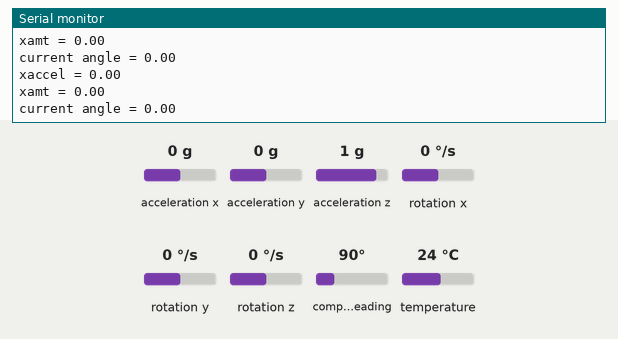
This sketch was run on a simulated Arduino Leonardo, built with avr-gcc and run on an emulated ATmega32U4. Parts: the last lines printed to the serial monitor. Inputs (shaded band) come from the test bench; at power-on: acceleration x 0 g, acceleration y 0 g, acceleration z 1 g, rotation x 0 °/s, rotation y 0 °/s, rotation z 0 °/s, compass heading 90°, temperature 24 °C.

Above: at 1.3 s.
1.4 s: acceleration x set to -1.4 g
At 1.9 s:
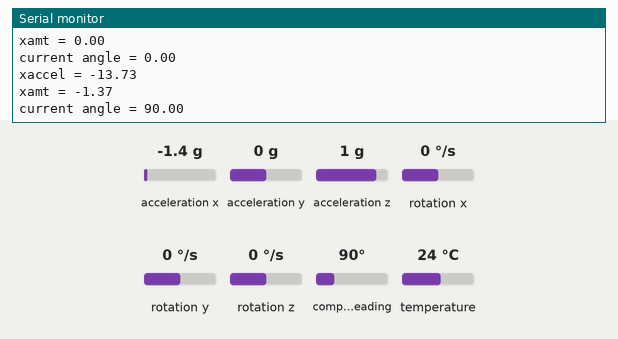
2.9 s: acceleration x set to -0.8 g
At 3.5 s:
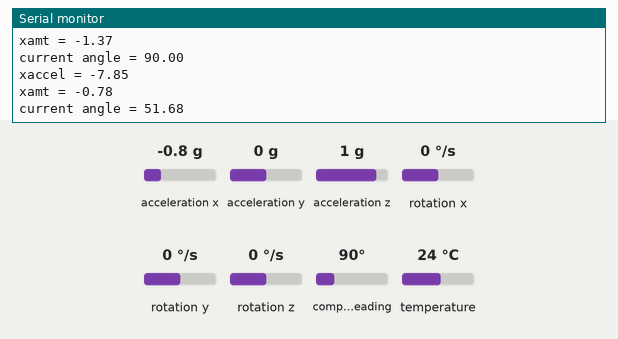
Timing chart, 0 to 5.9 s (numbered marks = the images above; inputs shaded):
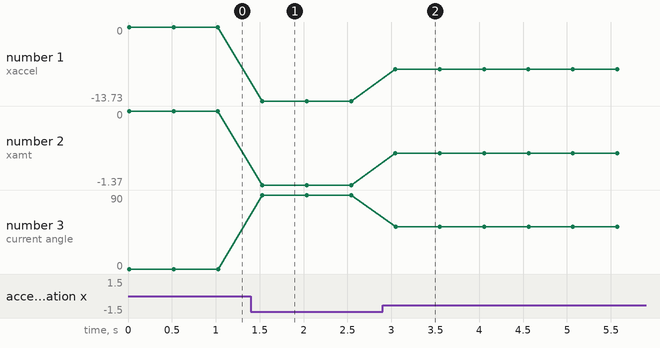

Measured:
- after the input at 1.4 s, the serial monitor: prints a new line after 0.13 s (image 1)
- after the input at 2.9 s, the serial monitor: prints a new line after 0.15 s (image 2)
- plotted number 1: 0 → -13.73 after the input at 1.4 s, -13.73 → -7.85 after the input at 2.9 s
- plotted number 2: 0 → -1.37 after the input at 1.4 s, -1.37 → -0.78 after the input at 2.9 s
- plotted number 3: 0 → 90 after the input at 1.4 s, 90 → 51.68 after the input at 2.9 s

The sketch:

accelerometer_test.ino
```cpp
#include <Wire.h>
#include <SPI.h>
#include <Adafruit_LSM9DS1.h>
#include <Adafruit_Sensor.h>  // not used in this demo but required!

// i2c
Adafruit_LSM9DS1 lsm = Adafruit_LSM9DS1();

#define LSM9DS1_SCK A5
#define LSM9DS1_MISO 12
#define LSM9DS1_MOSI A4
#define LSM9DS1_XGCS 6
#define LSM9DS1_MCS 5
// You can also use software SPI
//Adafruit_LSM9DS1 lsm = Adafruit_LSM9DS1(LSM9DS1_SCK, LSM9DS1_MISO, LSM9DS1_MOSI, LSM9DS1_XGCS, LSM9DS1_MCS);
// Or hardware SPI! In this case, only CS pins are passed in
//Adafruit_LSM9DS1 lsm = Adafruit_LSM9DS1(LSM9DS1_XGCS, LSM9DS1_MCS);


void setupSensor()
{
  // 1.) Set the accelerometer range
  lsm.setupAccel(lsm.LSM9DS1_ACCELRANGE_2G);
  //lsm.setupAccel(lsm.LSM9DS1_ACCELRANGE_4G);
  //lsm.setupAccel(lsm.LSM9DS1_ACCELRANGE_8G);
  //lsm.setupAccel(lsm.LSM9DS1_ACCELRANGE_16G);

  // 2.) Set the magnetometer sensitivity
  lsm.setupMag(lsm.LSM9DS1_MAGGAIN_4GAUSS);
  //lsm.setupMag(lsm.LSM9DS1_MAGGAIN_8GAUSS);
  //lsm.setupMag(lsm.LSM9DS1_MAGGAIN_12GAUSS);
  //lsm.setupMag(lsm.LSM9DS1_MAGGAIN_16GAUSS);

  // 3.) Setup the gyroscope
  lsm.setupGyro(lsm.LSM9DS1_GYROSCALE_245DPS);
  //lsm.setupGyro(lsm.LSM9DS1_GYROSCALE_500DPS);
  //lsm.setupGyro(lsm.LSM9DS1_GYROSCALE_2000DPS);
}


void setup()
{
  Serial.begin(9600);

  while (!Serial) {
    delay(1); // will pause Zero, Leonardo, etc until serial console opens
  }

  Serial.println("Accelerometer test");

  // Try to initialise and warn if we couldn't detect the chip
  if (!lsm.begin())
  {
    Serial.println("Oops ... unable to initialize the LSM9DS1. Check your wiring!");
    while (1);
  }
  Serial.println("Found LSM9DS1 9DOF");

  // helper to just set the default scaling we want, see above!
  setupSensor();
}

void loop()
{
  lsm.read();  /* ask it to read in the data */

  /* Get a new sensor event */
  sensors_event_t a, m, g, temp;

  lsm.getEvent(&a, &m, &g, &temp);

  float xaccel = a.acceleration.x;
  float yaccel = a.acceleration.y;
  float zaccel = a.acceleration.z;

  Serial.print("xaccel = "); Serial.println(xaccel);

  float xamt = xaccel/(10);
  Serial.print("xamt = "); Serial.println(xamt);
  if (xamt < -1) {
    xamt = -1;
  }
  if (xamt > 1) {
    xamt = 1;
}
  float current_angle = asin(xamt)*-180/M_PI;

  Serial.print("current angle = "); Serial.println(current_angle);
  Serial.println("");

  delay(500);
}
```
